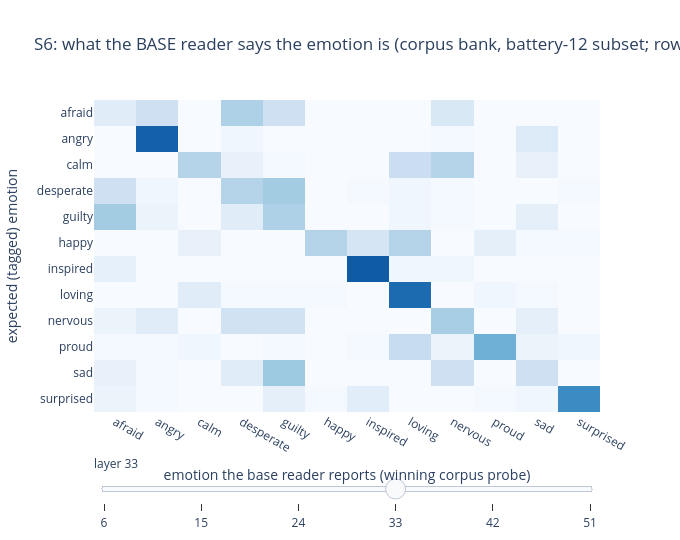

This figure's notebook cell:
### Markdown cell above
## S6. What does the model say the emotion is?

**Question: when the model disagrees with the tag, which emotion does it
report instead, named rather than measured as a distance?**

**Method, plainly.** For each expected (tagged) emotion, the model's "answer"
for a phase is the bank probe with the highest mean centered cosine over that
phase. Three tables name the top reported emotions with their rates: the
primary arm read with the selfgen bank, the same arm read with the deepseek
bank (do two probe lineages tell the same story?), and the BASE reader on the
corpus bank restricted to the same battery 12, so all three tables share one
emotion set. A per-family block then shows what each designed family's wrong
answers look like, and a heatmap gives the base reader's full confusion
structure.

### Code cell
# this cell prints the named confusion tables at the primary layer, plus the
# base-reader confusion heatmap with a layer slider
fig, S6 = tr.s6_named_confusions(ARMS)
print("\n".join(S6["lines"]))
fig.show()

### Figure 1 — Plotly figure (JSON) as saved in the notebook; plotly's stock layout.template omitted (floating-point values rounded to 4 significant figures; data arrays with more than 128 entries replaced by an {"elided": "..."} marker saying what was removed)
{"data": [{"colorbar": {"title": {"text": "fraction of the<br>row's phases"}}, "colorscale": [[0.0, "rgb(247,251,255)"], [0.125, "rgb(222,235,247)"], [0.25, "rgb(198,219,239)"], [0.375, "rgb(158,202,225)"], [0.5, "rgb(107,174,214)"], [0.625, "rgb(66,146,198)"], [0.75, "rgb(33,113,181)"], [0.875, "rgb(8,81,156)"], [1.0, "rgb(8,48,107)"]], "showscale": true, "type": "heatmap", "visible": false, "x": ["afraid", "angry", "calm", "desperate", "guilty", "happy", "inspired", "loving", "nervous", "proud", "sad", "surprised"], "y": ["afraid", "angry", "calm", "desperate", "guilty", "happy", "inspired", "loving", "nervous", "proud", "sad", "surprised"], "z": {"elided": "12x12 float values"}, "zmax": 1, "zmin": 0}, {"colorbar": {"title": {"text": "fraction of the<br>row's phases"}}, "colorscale": [[0.0, "rgb(247,251,255)"], [0.125, "rgb(222,235,247)"], [0.25, "rgb(198,219,239)"], [0.375, "rgb(158,202,225)"], [0.5, "rgb(107,174,214)"], [0.625, "rgb(66,146,198)"], [0.75, "rgb(33,113,181)"], [0.875, "rgb(8,81,156)"], [1.0, "rgb(8,48,107)"]], "showscale": false, "type": "heatmap", "visible": false, "x": ["afraid", "angry", "calm", "desperate", "guilty", "happy", "inspired", "loving", "nervous", "proud", "sad", "surprised"], "y": ["afraid", "angry", "calm", "desperate", "guilty", "happy", "inspired", "loving", "nervous", "proud", "sad", "surprised"], "z": {"elided": "12x12 float values"}, "zmax": 1, "zmin": 0}, {"colorbar": {"title": {"text": "fraction of the<br>row's phases"}}, "colorscale": [[0.0, "rgb(247,251,255)"], [0.125, "rgb(222,235,247)"], [0.25, "rgb(198,219,239)"], [0.375, "rgb(158,202,225)"], [0.5, "rgb(107,174,214)"], [0.625, "rgb(66,146,198)"], [0.75, "rgb(33,113,181)"], [0.875, "rgb(8,81,156)"], [1.0, "rgb(8,48,107)"]], "showscale": false, "type": "heatmap", "visible": false, "x": ["afraid", "angry", "calm", "desperate", "guilty", "happy", "inspired", "loving", "nervous", "proud", "sad", "surprised"], "y": ["afraid", "angry", "calm", "desperate", "guilty", "happy", "inspired", "loving", "nervous", "proud", "sad", "surprised"], "z": {"elided": "12x12 float values"}, "zmax": 1, "zmin": 0}, {"colorbar": {"title": {"text": "fraction of the<br>row's phases"}}, "colorscale": [[0.0, "rgb(247,251,255)"], [0.125, "rgb(222,235,247)"], [0.25, "rgb(198,219,239)"], [0.375, "rgb(158,202,225)"], [0.5, "rgb(107,174,214)"], [0.625, "rgb(66,146,198)"], [0.75, "rgb(33,113,181)"], [0.875, "rgb(8,81,156)"], [1.0, "rgb(8,48,107)"]], "showscale": false, "type": "heatmap", "visible": true, "x": ["afraid", "angry", "calm", "desperate", "guilty", "happy", "inspired", "loving", "nervous", "proud", "sad", "surprised"], "y": ["afraid", "angry", "calm", "desperate", "guilty", "happy", "inspired", "loving", "nervous", "proud", "sad", "surprised"], "z": {"elided": "12x12 float values"}, "zmax": 1, "zmin": 0}, {"colorbar": {"title": {"text": "fraction of the<br>row's phases"}}, "colorscale": [[0.0, "rgb(247,251,255)"], [0.125, "rgb(222,235,247)"], [0.25, "rgb(198,219,239)"], [0.375, "rgb(158,202,225)"], [0.5, "rgb(107,174,214)"], [0.625, "rgb(66,146,198)"], [0.75, "rgb(33,113,181)"], [0.875, "rgb(8,81,156)"], [1.0, "rgb(8,48,107)"]], "showscale": false, "type": "heatmap", "visible": false, "x": ["afraid", "angry", "calm", "desperate", "guilty", "happy", "inspired", "loving", "nervous", "proud", "sad", "surprised"], "y": ["afraid", "angry", "calm", "desperate", "guilty", "happy", "inspired", "loving", "nervous", "proud", "sad", "surprised"], "z": {"elided": "12x12 float values"}, "zmax": 1, "zmin": 0}, {"colorbar": {"title": {"text": "fraction of the<br>row's phases"}}, "colorscale": [[0.0, "rgb(247,251,255)"], [0.125, "rgb(222,235,247)"], [0.25, "rgb(198,219,239)"], [0.375, "rgb(158,202,225)"], [0.5, "rgb(107,174,214)"], [0.625, "rgb(66,146,198)"], [0.75, "rgb(33,113,181)"], [0.875, "rgb(8,81,156)"], [1.0, "rgb(8,48,107)"]], "showscale": false, "type": "heatmap", "visible": false, "x": ["afraid", "angry", "calm", "desperate", "guilty", "happy", "inspired", "loving", "nervous", "proud", "sad", "surprised"], "y": ["afraid", "angry", "calm", "desperate", "guilty", "happy", "inspired", "loving", "nervous", "proud", "sad", "surprised"], "z": {"elided": "12x12 float values"}, "zmax": 1, "zmin": 0}], "layout": {"height": 540, "sliders": [{"active": 3, "currentvalue": {"prefix": "layer "}, "pad": {"t": 40}, "steps": [{"args": [{"visible": [true, false, false, false, false, false]}], "label": "6", "method": "update"}, {"args": [{"visible": [false, true, false, false, false, false]}], "label": "15", "method": "update"}, {"args": [{"visible": [false, false, true, false, false, false]}], "label": "24", "method": "update"}, {"args": [{"visible": [false, false, false, true, false, false]}], "label": "33", "method": "update"}, {"args": [{"visible": [false, false, false, false, true, false]}], "label": "42", "method": "update"}, {"args": [{"visible": [false, false, false, false, false, true]}], "label": "51", "method": "update"}]}], "title": {"text": "S6: what the BASE reader says the emotion is (corpus bank, battery-12 subset; rows sum to 1)"}, "width": 680, "xaxis": {"title": {"text": "emotion the base reader reports (winning corpus probe)"}}, "yaxis": {"autorange": "reversed", "title": {"text": "expected (tagged) emotion"}}}}
